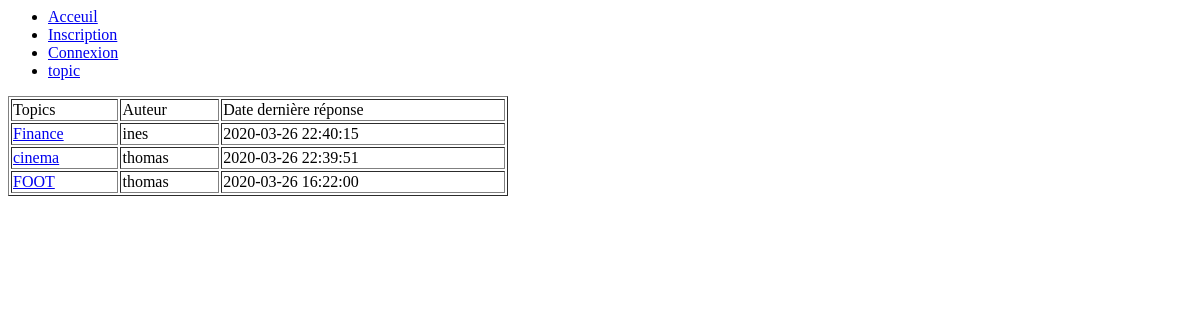
The page / on the database its author committed.
### tables this page shows
CREATE TABLE IF NOT EXISTS `topics` (
  `id_topics` int(6) NOT NULL AUTO_INCREMENT,
  `auteur` varchar(30) NOT NULL,
  `titre` text NOT NULL,
  `date` datetime NOT NULL DEFAULT current_timestamp(),
  PRIMARY KEY (`id_topics`)
);

### index.php (the view, shortened to what this page needs)
<html>
	<head>
		<link rel="stylesheet" href="index.css"/>
	</head>
<body>
  <header class="topnav">
 <nav>
<ul>
<?php include('header.php') ?>
</ul>
 </nav>
</header>
<main>	<section>
	<?php
$connexion = mysqli_connect("localhost", "root", "", "forum");
$sql = "SELECT id_topics, auteur, titre, date FROM topics ORDER BY date DESC";
$req = mysqli_query($connexion,$sql);
$topics = mysqli_num_rows ($req);
if ($topics == 0) {
	echo 'Aucun topic';
}
else {
	?>
	<table width="500" border="1"><tr>
	<td>
	Topics
	</td><td>
	Auteur
	</td><td>
	Date dernière réponse
	</td></tr>
	<?php
	while ($data = mysqli_fetch_array($req)) {
	echo '<tr>';
	echo '<td>';
	echo '<a href="topic.php?id_topics=' , $data['id_topics'] , '">' ,$data['titre'] , '</a>';
	echo '</td><td>';
	echo $data['auteur'];
	echo '</td><td>';
	echo $data['date'];
	                                         }
		 }
	?>
	</td></tr></table>
	<?php
	if (isset($_SESSION['login']))
 {
$login = $_SESSION['login'];
$sql2 = "SELECT *  FROM utilisateurs WHERE login='$login'";
$req2= mysqli_query($connexion,$sql2);
$dataa =  mysqli_fetch_array($req2);
echo '<p><a href="nvxtopic.php?grade=' , $dataa['grade'] , '">Insérer un topic</a></p></section>';
 }
 else
 echo '</section>'
?>
</main>
</body>
</html>

### rows shown on the page
topics: titre "Finance", auteur "ines", date "2020-03-26 22:40:15"
topics: titre "cinema", auteur "thomas", date "2020-03-26 22:39:51"
topics: titre "FOOT", auteur "thomas", date "2020-03-26 16:22:00"
